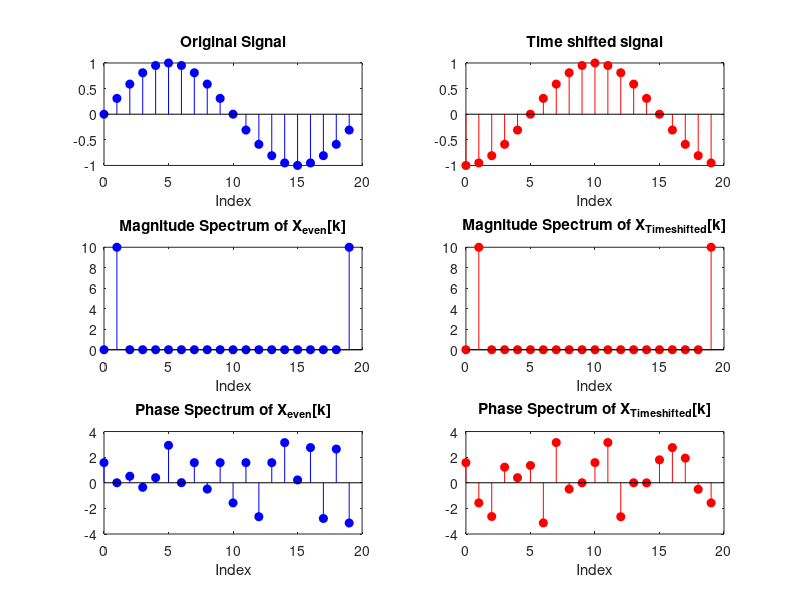
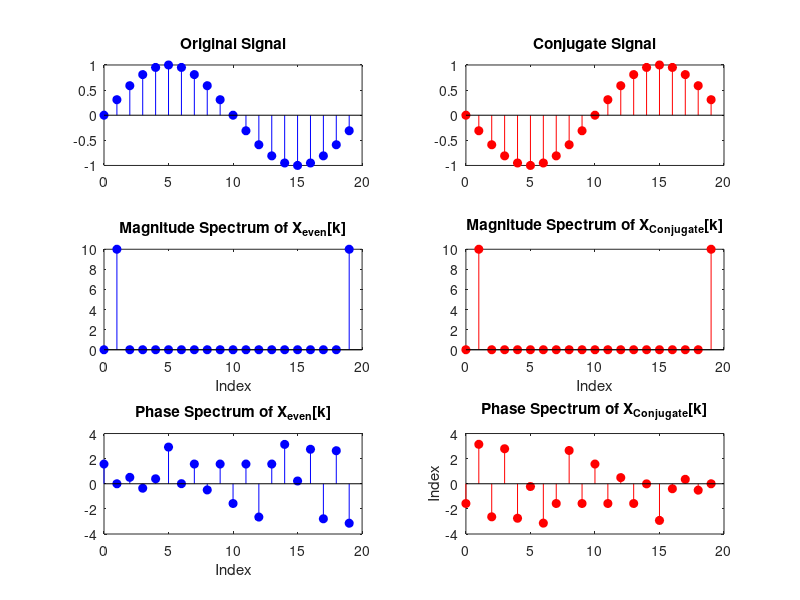
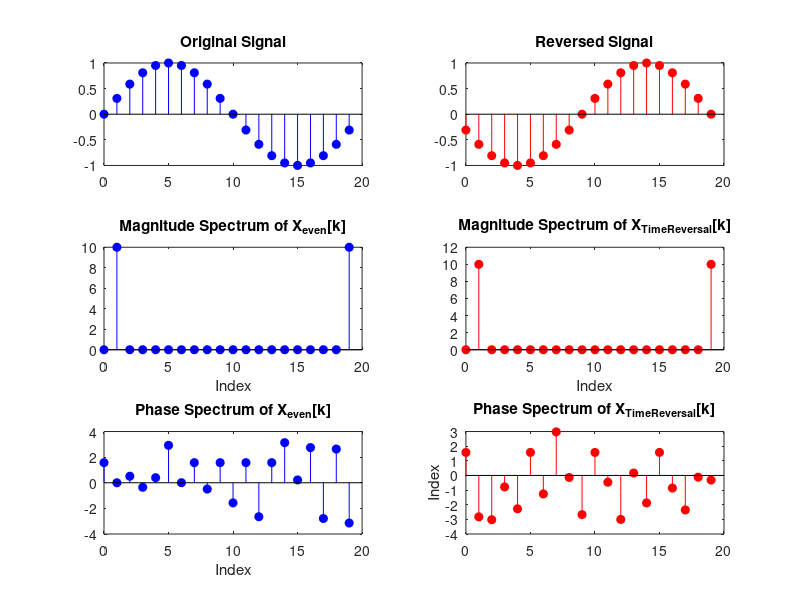
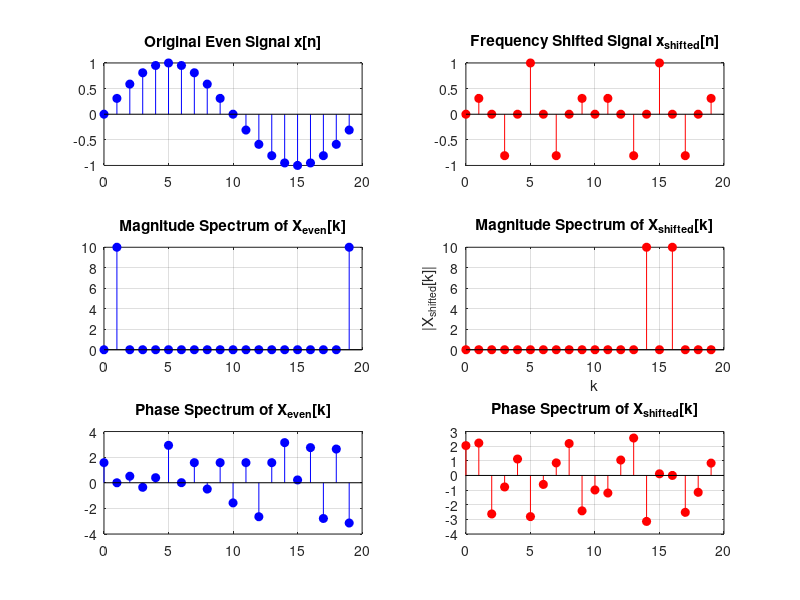

Recreate these plots in MATLAB, in order.
clc; clear; close all;

N = 20; % Length of the signal
n = 0:N-1; % Time index
l = 5; % Shift amount

% Define Real Even Signal
x_even = 1j*sin(2*pi*n/N);  %cos(2*pi*n/N) even sequence,remove imag for real 
                             % randn(1,N); random sequence
%Time shifts
x_shifted= circshift(x_even,l);
subplot(3,2,1);
stem(n,imag(x_even),'b','filled');
title('Original Signal')
xlabel('Index')
subplot(3,2,2);
stem(n,imag(x_shifted),'r','filled');
title('Time shifted signal')
xlabel('Index')

%DFT Magnitude
xedft = fft(x_even);
xesdft = fft(x_shifted);
subplot(3,2,3);
stem(n,abs(xedft),'b','filled');
title('Magnitude Spectrum of X_{even}[k]')
xlabel('Index');

subplot(3,2,4);
stem(n,abs(xesdft),'r','filled');
title('Magnitude Spectrum of X_{Timeshifted}[k]');
xlabel('Index');

%DFT Angle 
subplot(3,2,5);
stem(n,angle(xedft),'b','filled');
title('Phase Spectrum of X_{even}[k]')
xlabel('Index');
subplot(3,2,6);
stem(n,angle(xesdft),'r','filled');
title('Phase Spectrum of X_{Timeshifted}[k]');
xlabel('Index');


%complex conjugate 
figure;
xe_conj = conj(x_even);
xecdft = fft(xe_conj);
subplot(3,2,1);
stem(n,imag(x_even),'b','filled');
title('Original Signal');
subplot(3,2,2);
stem(n,imag(xe_conj),'r','filled');
title('Conjugate Signal');

%DFT magnitude 
subplot(3,2,3);
stem(n,abs(xedft),'b','filled');
title('Magnitude Spectrum of X_{even}[k]');
xlabel('Index')
subplot(3,2,4);
stem(n,abs(xecdft),'r','filled');
title('Magnitude Spectrum of X_{Conjugate}[k]')
xlabel('Index')

%DFT Angle 
subplot(3,2,5);
stem(n,angle(xedft),'b','filled');
title('Phase Spectrum of X_{even}[k]')
xlabel('Index');

subplot(3,2,6);
stem(n,angle(xecdft),'r','filled');
title('Phase Spectrum of X_{Conjugate}[k]')
ylabel('Index')

figure;

%Time reversal.

x_reverse = fliplr(x_even);
xrdft = fft(x_reverse);
subplot(3,2,1);
stem(n,imag(x_even),'b','filled');
title('Original Signal');
subplot(3,2,2);
stem(n,imag(x_reverse),'r','filled');
title('Reversed Signal');

%DFT magntiude
subplot(3,2,3);
stem(n,abs(xedft),'b','filled');
title('Magnitude Spectrum of X_{even}[k]');
xlabel('Index')
subplot(3,2,4);
stem(n,abs(xrdft),'r','filled');
title('Magnitude Spectrum of X_{TimeReversal}[k]')
xlabel('Index')

%DFT Phase
subplot(3,2,5);
stem(n,angle(xedft),'b','filled');
title('Phase Spectrum of X_{even}[k]')
xlabel('Index');

subplot(3,2,6);
stem(n,angle(xrdft),'r','filled');
title('Phase Spectrum of X_{TimeReversal}[k]')
ylabel('Index')

%Frequency shift 
x_shifted = x_even .* exp(-1j * 2 * pi * l * n / N);
xfsdft = fft(x_shifted);

% Plot original and shifted time-domain signals
figure;
subplot(3,2,1);
stem(n, imag(x_even), 'b','filled');
title('Original Even Signal x[n]');
grid on;

subplot(3,2,2);
stem(n,(x_shifted),'r','filled');
title('Frequency Shifted Signal x_{shifted}[n]');
grid on;

%DFT magnitude
subplot(3,2,3);
stem(n,abs(xedft),'b','filled');
title('Magnitude Spectrum of X_{even}[k]');
grid on;

subplot(3,2,4);
stem(0:N-1, abs(xfsdft), 'r','filled');
title('Magnitude Spectrum of X_{shifted}[k]');
xlabel('k'); ylabel('|X_{shifted}[k]|'); grid on;

% Phase DFT
subplot(3,2,5);
stem(0:N-1, angle(xedft),'b','filled');
title('Phase Spectrum of X_{even}[k]');
grid on;

subplot(3,2,6);
stem(0:N-1, angle(xfsdft), 'r','filled');
title('Phase Spectrum of X_{shifted}[k]');
grid on;
